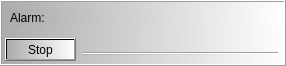
   <widget class="QFrame" name="frame_10">
    <property name="geometry">
     <rect>
      <x>5</x>
      <y>563</y>
      <width>286</width>
      <height>66</height>
     </rect>
    </property>
    <property name="styleSheet">
     <string notr="true">background-color: qlineargradient(spread:pad, x1:0, y1:0, x2:1, y2:0, stop:0 rgba(171, 171, 171, 255), stop:1 rgba(255, 255, 255, 255));</string>
    </property>
    <property name="frameShape">
     <enum>QFrame::Box</enum>
    </property>
    <property name="frameShadow">
     <enum>QFrame::Raised</enum>
    </property>
    <widget class="QLabel" name="label_7">
     <property name="geometry">
      <rect>
       <x>10</x>
       <y>10</y>
       <width>271</width>
       <height>16</height>
      </rect>
     </property>
     <property name="text">
      <string>Alarm:</string>
     </property>
    </widget>
    <widget class="QPushButton" name="pushButton_62">
     <property name="geometry">
      <rect>
       <x>5</x>
       <y>38</y>
       <width>71</width>
       <height>23</height>
      </rect>
     </property>
     <property name="text">
      <string>Stop</string>
     </property>
    </widget>
    <widget class="Line" name="line_9">
     <property name="geometry">
      <rect>
       <x>82</x>
       <y>52</y>
       <width>196</width>
       <height>3</height>
      </rect>
     </property>
     <property name="orientation">
      <enum>Qt::Horizontal</enum>
     </property>
    </widget>
   </widget>
